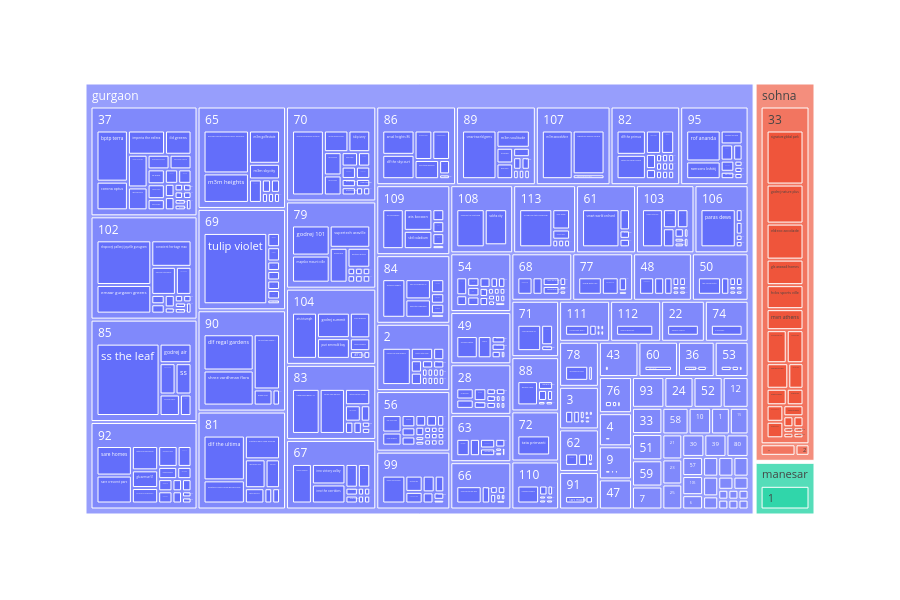

Source (notebook cell):
### Code cell
px.treemap(df, 
           path=["city", "sector", "society"], 
           height=600
)

### Figure 1 — Plotly figure (JSON) as saved in the notebook; plotly's stock layout.template omitted (floating-point values rounded to 4 significant figures; data arrays with more than 128 entries replaced by an {"elided": "..."} marker saying what was removed)
{"data": [{"branchvalues": "total", "domain": {"x": [0, 1], "y": [0, 1]}, "hovertemplate": "labels=%{label}<br>count=%{value}<br>parent=%{parent}<br>id=%{id}<extra></extra>", "ids": {"elided": "687 str values"}, "labels": {"elided": "687 str values"}, "name": "", "parents": {"elided": "687 str values"}, "type": "treemap", "values": {"elided": "687 int values"}}], "layout": {"height": 600, "legend": {"tracegroupgap": 0}, "margin": {"t": 60}}}
